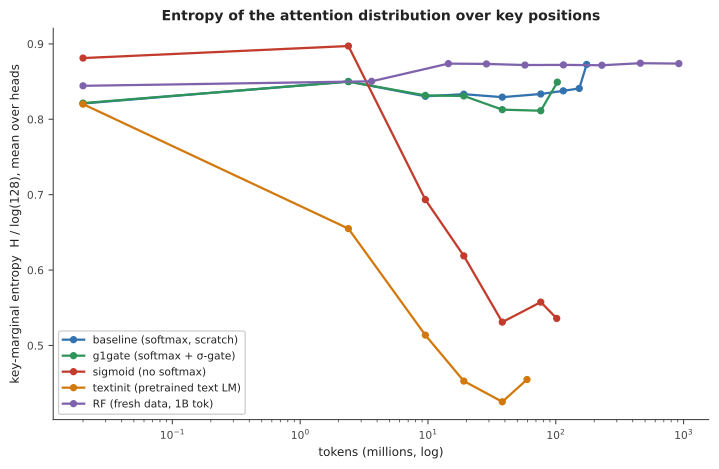

Source code (Python):
#!/usr/bin/env python3
"""Entropy-collapse comparison (per_key_attention.npz, dense checkpoints).

For each arm/checkpoint we take the query-averaged attention-per-key marginal (30,9,128),
normalize each head to a distribution over key positions, and compute normalized Shannon
entropy H/log(T_valid) averaged over heads. Low H = attention mass collapsed onto few keys.

Frame: in text LMs, entropy collapse and the sink co-emerge ~step 1k (Gu 2410.10781;
2510.06477). In the VLM the arms SEPARATE: textinit collapses hard (inherited),
sigmoid collapses moderately WITHOUT the norm pathology, while baseline/g1gate/RF
barely move — entropy collapse is not locked to the value/norm signatures.
NOTE: marginal (query-averaged) entropy, not per-query-row entropy (only the marginal
was dumped); the causal tilt is identical across arms so cross-arm comparison holds.
"""
import re
import numpy as np
import matplotlib.pyplot as plt
import fig_common as fc

NPZ = 'analysis/per_key_attention.npz'
ARM_KEY = {'baseline': 'baseline_s0', 'g1gate': 'g1gate_s0', 'sigmoid': 'sigmoid_s0',
           'textinit': 'textinit_s0', 'rf': 'rf'}
FLOOR_M = 0.02               # log-x floor for the step-0 probe


def norm_entropy(marg):
    """marg (...,T) -> normalized Shannon entropy over last axis, row-normalized first."""
    p = marg / np.clip(marg.sum(-1, keepdims=True), 1e-12, None)
    T = p.shape[-1]
    with np.errstate(divide='ignore', invalid='ignore'):
        h = -np.where(p > 0, p * np.log(p), 0.0).sum(-1)
    return h / np.log(T)


def tokens_at(arm):
    """step -> tokens_seen (M), interpolated over the probe log. A fixed tokens/step constant
    is wrong: padding makes the true rate ~9.5K/step, not the 16,384 maximum, so a constant put
    the curves ~1.7x too far right. Probes fire every 100 steps and the reprobe dumps sit at
    other steps, hence the interpolation over an essentially linear accumulator."""
    s = fc.load_summ(arm)
    xs = np.array([r['step'] for r in s], float)
    ys = np.array([r['tokens_seen'] for r in s], float) / 1e6
    return lambda st: float(np.interp(st, xs, ys))


def main():
    d = np.load(NPZ)
    fig, ax = plt.subplots(figsize=(7.6, 5.0))
    rows = []
    for arm in fc.MAIN_ARMS + ['rf']:
        pref = ARM_KEY[arm]
        steps = sorted(int(re.search(r'step(\d+)', k).group(1))
                       for k in d.files if k.startswith(pref + '_step'))
        tok = tokens_at(arm)
        xs, ys = [], []
        for st in steps:
            a = d[f'{pref}_step{st}']             # (30,9,128)
            H = norm_entropy(a).mean()            # mean over layers+heads
            xs.append(max(tok(st), FLOOR_M)); ys.append(float(H))
        c = fc.ARM_COLORS[arm]
        ax.plot(xs, ys, 'o-', color=c, lw=1.7, ms=4.5, label=fc.ARM_LABELS[arm])
        rows.append((arm, ys[0], ys[-1]))
    ax.set_xscale('log')
    ax.set_xlabel('tokens (millions, log)', fontsize=9)
    ax.set_ylabel('key-marginal entropy  H / log(128), mean over heads', fontsize=9)
    ax.set_title('Entropy of the attention distribution over key positions',
                 fontsize=10.5, weight='bold')
    ax.legend(fontsize=8, loc='lower left', framealpha=0.92)
    fc.style_ax(ax)
    fig.tight_layout()
    out = 'analysis/fig5_entropy.svg'
    fig.savefig(out, bbox_inches='tight'); fig.savefig(out.replace('.svg', '.png'), dpi=160, bbox_inches='tight')
    fig.savefig(out.replace('.svg', '.pdf'), bbox_inches='tight')
    print('wrote', out)
    print('\narm        H_init  H_final')
    for a, h0, h1 in rows:
        print(f'  {a:9} {h0:.3f}  {h1:.3f}  (Δ {h1-h0:+.3f})')


if __name__ == '__main__':
    main()
